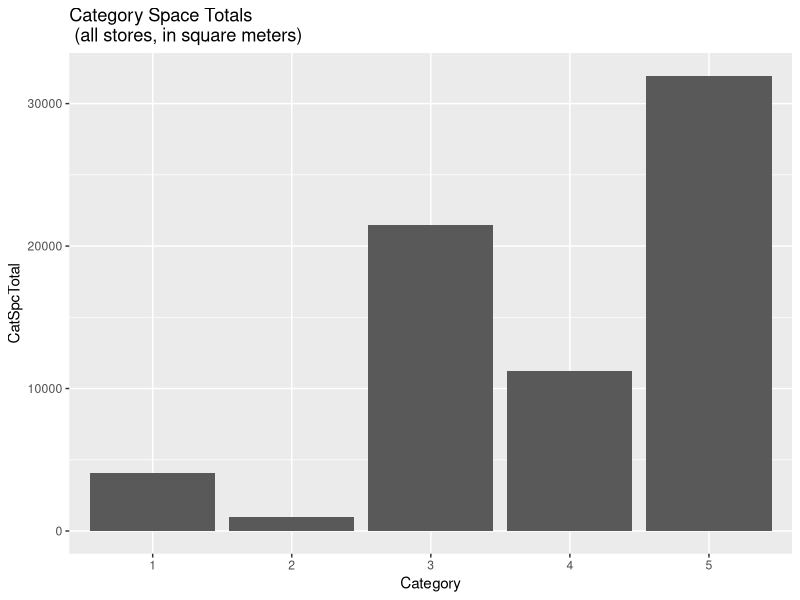

Write the R code that produced this figure.

# =========
# Retail4BA
# =========

# Load libraries
library(dplyr)
library(readxl)
library(ggplot2)

# ========================================
# Analysis-by-cohorts-vintage-example.xlsx
# ========================================

# ----------------------------------
# Store Size (ss)
# ----------------------------------

# Read in Store Size ('General info') worksheet
ss <- read_xlsx("xlsx_retail4BA/Analysis-by-cohorts-vintage-example.xlsx", sheet = "General info", skip = 2)

# Create valid column names for 'Store Size' table
h1 <- colnames(ss) %>%
  make.names()
names(ss) <- gsub("\\.\\.","\\.",h1)
rm(h1)

# ----------------------------------
# Sales by Store (sbs)
# ----------------------------------

# Read in 'Sales by Store' worksheet
sbs <- read_xlsx("xlsx_retail4BA/Analysis-by-cohorts-vintage-example.xlsx", sheet = "Sales by Store", skip = 2)

# Create valid column names for 'Sales by Store' table
h1 <- colnames(sbs) %>%
  make.names()
names(sbs) <- gsub("\\.\\.","\\.",h1)
rm(h1)

# ----------------------------------
# FootFall (ff)
# ----------------------------------

# Read in 'FootFall' worksheet
ff <- read_xlsx("xlsx_retail4BA/Analysis-by-cohorts-vintage-example.xlsx", sheet = "FootFall", skip = 2)

# ----------------------------------
# Year of opening (yoo)
# ----------------------------------

# Read in 'Year of opening' worksheet
yoo <- read_xlsx("xlsx_retail4BA/Analysis-by-cohorts-vintage-example.xlsx", sheet = "Year of opening", skip = 2)


# ----------------------------------
# Exploratory Analysis
# ----------------------------------

# Number of stores from 'Store Size' table
nrow(ss)
# [1] 88

# Store Numbers unique? yes
storeNum <- unique(ss$Store.Number.new)
length(storeNum)
# [1] 88   

# Sales by Store table describes same stores? yes
storeNum2 <- unique(sbs$Store.Number.new)
length(storeNum2)
# [1] 88
setdiff(storeNum,storeNum2)
# numeric(0)

# ----------------------------------
# Store #1132 in Breslau (s1132)
# ----------------------------------

# Get Store #1132 in Breslau sales information in 2010
s1132 <- sbs[(sbs$Store.Number.new == 1132 & sbs$Year == 2010),]

# Calculate Sales Density for Store #1132 in Euros 
round(s1132$Net.sales.In.EUR / s1132$Space.In.sq.m)
# [1] 289

# =============================================================
# =============================================================

# ----------------------------------------
# Category Space Totals (catSpaceTotals) 
# Analysis-by-cohorts-vintage-example.xlsx
# ----------------------------------------

# Get total square meter store space
# for 5 product categories
catSpaceTotals <- colSums(ss[,4:8], na.rm = T)
catSpaceTotals <- as_tibble(catSpaceTotals)

# Create tibble 'catSpaceTotals' with approp colnames
catName <- gsub("\\.In\\.sq\\.m","",rownames(catSpaceTotals))
catName <- as_tibble(catName)
catSpaceTotals <- cbind(catName, catSpaceTotals)
colnames(catSpaceTotals) <- c("Category","CatSpcTotal")
rm(catName)

# Plot category space totals
ggplot(catSpaceTotals, aes(x = Category, y = CatSpcTotal )) +
  geom_bar(stat = "identity") +
  ggtitle("Category Space Totals \n (all stores, in square meters)")

# ----------------------------------









